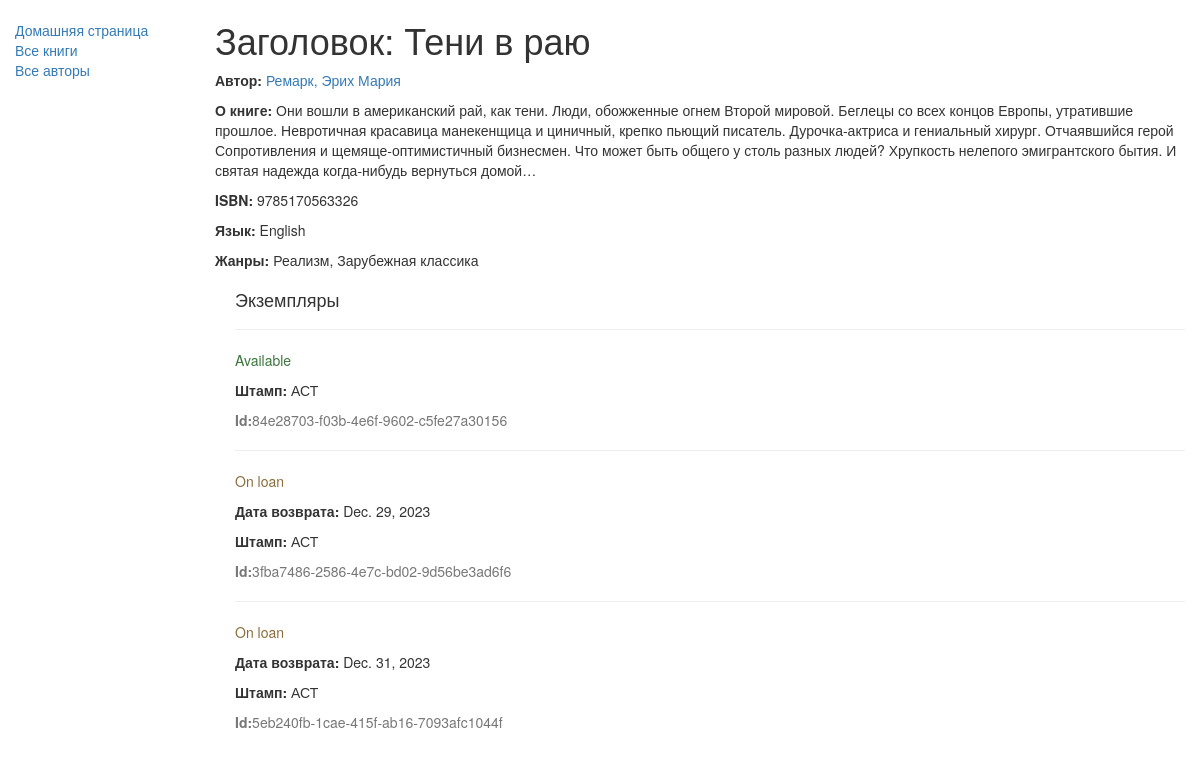
/catalog/book/1, run on the app's committed database.
### catalog/models.py (models this page shows, shortened)
class Book(models.Model):
    title = models.CharField(max_length=200)
    author = models.ForeignKey('Author', on_delete=models.SET_NULL, null=True)
    summary = models.TextField(max_length=1000, help_text="Enter a brief description of the book")
    isbn = models.CharField('ISBN', max_length=13, help_text='13 Character')
    genre = models.ManyToManyField(Genre, help_text="Select a genre fo this book")
    language = models.ForeignKey('Language', on_delete=models.SET_NULL, null=True)
    def display_genre(self):
        return ', '.join(genre.name for genre in self.genre.all()[:3])
    display_genre.short_description = 'Genre'

class Author(models.Model):
    first_name = models.CharField(max_length=100)
    last_name = models.CharField(max_length=100)
    date_of_birth = models.DateField(null=True, blank=True)
    date_of_death = models.DateField('Died', null=True, blank=True)
    class Meta:
        ordering = ['last_name']
    def __str__(self):
        return '%s, %s' % (self.last_name, self.first_name)

class Language(models.Model):
    name = models.CharField(max_length=200, unique=True,
                            help_text="Enter the book's language")
    def __str__(self):
        return self.name

class Genre(models.Model):
    name = models.CharField(max_length=200, help_text="Enter a book genre")
    def __str__(self):
        return self.name

class BookInstance(models.Model):
    id = models.UUIDField(primary_key=True, default=uuid.uuid4,
                          help_text="Unique ID for this particular book across whole library")
    book = models.ForeignKey('Book', on_delete=models.RESTRICT, null=True)
    imprint = models.CharField(max_length=200)
    due_back = models.DateField(null=True, blank=True)
    LOAN_STATUS = (
        ('m', 'Maintenance'),
        ('o', 'On loan'),
        ('a', 'Available'),
        ('r', 'Reserved'),
    )
    status = models.CharField(
        max_length=1,
        choices=LOAN_STATUS,
        blank=True,
        default='m',
        help_text='Book availability',
    )
    class Meta:
        ordering = ['due_back']

### catalog/views.py (the view)
# urls.py: re_path(r'^book/(?P<pk>\d+)$', views.BookDetailView.as_view(), name='book-detail'),
class BookDetailView(generic.DetailView):
    model = Book

### catalog/templates/catalog/book_detail.html
{% extends "base_generic.html" %}
{% block content %}
<h1>Заголовок: {{ book.title }}</h1>
<p><strong>Автор:</strong> <a href="{% url 'author-detail' book.author.pk %}">{{ book.author }}</a></p>
<p><strong>О книге:</strong> {{ book.summary }}</p>
<p><strong>ISBN:</strong> {{ book.isbn }}</p>
<p><strong>Язык:</strong> {{ book.language }}</p>
<p><strong>Жанры:</strong> {% for genre in book.genre.all %} {{ genre }}{% if not forloop.last%},
{% endif %}{% endfor %}</p>
<div style="margin-left:20px;margin-top:20px">
<h4>Экземпляры</h4>
{% for copy in book.bookinstance_set.all %}
  <hr>
  <p class="{% if copy.status == 'a' %}text-success{% elif copy.status == 'd' %}text-danger
  {% else %}text-warning{% endif %}">{{ copy.get_status_display }}</p>
  {% if copy.status != 'a' %}<p><strong>Дата возврата:</strong>
    {{copy.due_back}}</p>{% endif %}
  <p><strong>Штамп:</strong> {{copy.imprint}}</p>
  <p class="text-muted"><strong>Id:</strong>{{copy.id}}</p>
{% endfor %}
</div>
{% endblock %}

### data on the page
Book: title "Тени в раю", author "Ремарк, Эрих Мария", summary "Они вошли в американский рай, как тени. Люди, обожженные огнем Второй мировой. Беглецы со всех концов Европы, утратившие прошлое. Невротичная красавица манекенщица и циничный, крепко пьющий писатель. Дурочка-актриса и гениальный хирург. Отчаявшийся герой Сопротивления и щемяще-оптимистичный бизнесмен. Что может быть общего у столь разных людей? Хрупкость нелепого эмигрантского бытия. И святая надежда когда-нибудь вернуться домой…", isbn "9785170563326", language "English"
Genre: name "Реализм"
Genre: name "Зарубежная классика"
BookInstance: status "Available", imprint "АСТ", id "84e28703-f03b-4e6f-9602-c5fe27a30156"
BookInstance: status "On loan", due_back "Dec. 29, 2023", imprint "АСТ", id "3fba7486-2586-4e7c-bd02-9d56be3ad6f6"
BookInstance: status "On loan", due_back "Dec. 31, 2023", imprint "АСТ", id "5eb240fb-1cae-415f-ab16-7093afc1044f"
